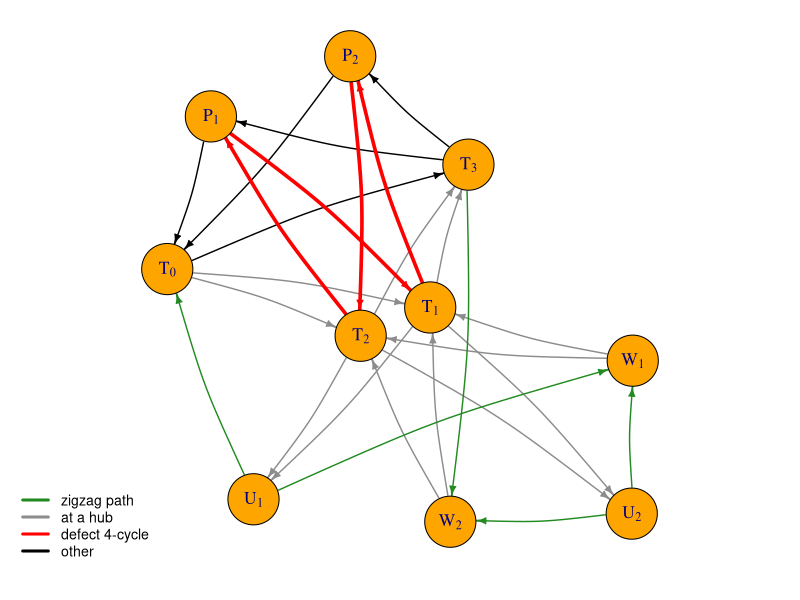
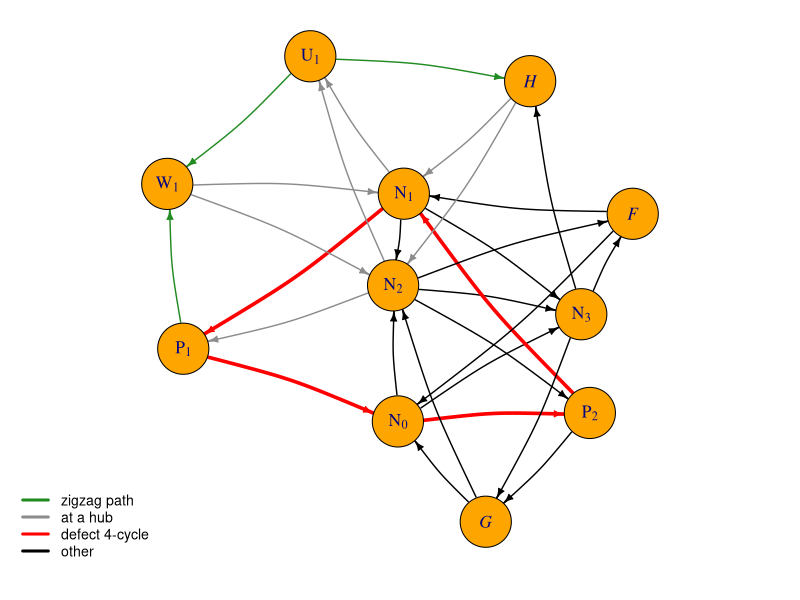

Write the R code that produced these figures, in order.
# Figure fig:family of paper 1 (Section sec:family): the obstacles G_10 and H_11, coloured by the
# arc classes the section defines -- arcs of the zigzag path, arcs at the two hubs, the defect
# 4-cycle, and the other arcs.  Same vertex/arc lists as make_family_and_mhp_figs.R; Kamada-Kawai
# layouts from seeded random starts (seeds 43 and 134), chosen so that no arc passes through a
# vertex other than its ends.  Writes into the directory it is run from.  The arc counts, the
# Eulerian property, the class sizes and that clearance are checked before plotting.
library(igraph)

familyG = function(k) {  # G_n, n = 6 + 2k
  U = paste0("U", 1:k); W = paste0("W", 1:k)
  rbind(
    data.frame(from = "T0", to = c("T1", "T2", "T3"), class = "core"),
    data.frame(from = c("T1", "T2"), to = "T3", class = "core"),
    data.frame(from = c("T3", "P1", "T3", "P2"), to = c("P1", "T0", "P2", "T0"), class = "port"),
    data.frame(from = c("T1", "P2", "T2", "P1"), to = c("P2", "T2", "P1", "T1"), class = "defect"),
    data.frame(from = rep(c("T1", "T2"), each = k), to = rep(U, 2), class = "block"),
    data.frame(from = rep(W, 2), to = rep(c("T1", "T2"), each = k), class = "block"),
    data.frame(from = "U1", to = "W1", class = "zigzag"),
    if (k >= 2) data.frame(from = rep(paste0("U", 2:k), 2),
                           to = c(paste0("W", 1:(k - 1)), paste0("W", 2:k)), class = "zigzag") else NULL,
    data.frame(from = c("U1", "T3"), to = c("T0", W[k]), class = "terminal"))
}
familyH = function(k) {  # H_n, n = 9 + 2k, k >= 1
  U = paste0("U", 1:k); W = paste0("W", 1:k)
  rbind(
    data.frame(from = c("N0", "N0", "N1", "N1", "N2"), to = c("N2", "N3", "N2", "N3", "N3"), class = "core"),
    data.frame(from = c("N2", "N2", "P2"), to = c("P1", "P2", "G"), class = "port"),
    data.frame(from = c("N0", "P2", "N1", "P1"), to = c("P2", "N1", "P1", "N0"), class = "defect"),
    data.frame(from = c("N2", "N3", "F", "F", "N3", "G", "G", "N3", "H", "H"),
               to = c("F", "F", "N0", "N1", "G", "N0", "N2", "H", "N1", "N2"), class = "special"),
    data.frame(from = rep(c("N1", "N2"), each = k), to = rep(U, 2), class = "block"),
    data.frame(from = rep(W, 2), to = rep(c("N1", "N2"), each = k), class = "block"),
    data.frame(from = "P1", to = "W1", class = "zigzag"),
    data.frame(from = U, to = W, class = "zigzag"),
    if (k >= 2) data.frame(from = paste0("U", 1:(k - 1)), to = paste0("W", 2:k), class = "zigzag") else NULL,
    data.frame(from = paste0("U", k), to = "H", class = "zigzag"))
}

# Section classes: path = zigzag arcs (including the two end arcs); hub = every arc between a hub
# and a vertex of the path; defect = the defect 4-cycle (drawn red even where it meets a hub);
# other = the rest.
sectionClasses = function(arcs, hubs, pathVertices) {
  cl = ifelse(arcs$class %in% c("zigzag", "terminal"), "path",
       ifelse(arcs$class == "defect", "defect",
       ifelse((arcs$from %in% hubs & arcs$to %in% pathVertices) |
              (arcs$to %in% hubs & arcs$from %in% pathVertices), "hub", "other")))
  arcs$class = cl
  arcs
}
col4 = c(path = "forestgreen", hub = "gray55", defect = "red", other = "black")

mkLabels = function(vn) parse(text = ifelse(grepl("[0-9]$", vn),
                              paste0(substr(vn, 1, 1), "[", substr(vn, 2, 3), "]"),
                              paste0("italic(", vn, ")")))

# Smallest distance, in plot units (igraph rescales the layout to [-1, 1]), between a vertex centre
# and an arc not incident to it.  A vertex of size 22 has radius 0.11 in these units, so an arc
# closer than that is drawn through the vertex.
vertexRadius = 22 / 200
clearance = function(g, lay) {
  L = norm_coords(lay); E = as_edgelist(g, names = FALSE); best = Inf
  for (e in seq_len(nrow(E))) {
    a = L[E[e, 1], ]; d = L[E[e, 2], ] - a
    for (v in setdiff(seq_len(nrow(L)), E[e, ])) {
      t = max(0, min(1, sum((L[v, ] - a) * d) / sum(d * d)))
      best = min(best, sqrt(sum((L[v, ] - a - t * d)^2)))
    }
  }
  best
}

plotSection = function(arcs, n, fname, seed, nPath, nHub) {
  g = graph_from_data_frame(arcs[, c("from", "to")], directed = TRUE)
  stopifnot(ecount(g) == 3 * n - 4, vcount(g) == n,
            all(degree(g, mode = "in") == degree(g, mode = "out")),
            sum(arcs$class == "path") == nPath, sum(arcs$class == "defect") == 4,
            sum(arcs$class == "hub") == nHub)
  set.seed(seed)
  lay = layout_with_kk(g, coords = matrix(runif(2 * vcount(g)), ncol = 2))
  cl = clearance(g, lay)
  if (cl <= vertexRadius)
    stop(sprintf("%s: an arc passes through a vertex (clearance %.3f <= radius %.3f)", fname, cl, vertexRadius))
  pdf(fname, width = 6.5, height = 6.5)
  par(mar = c(1.6, 0.5, 0.5, 0.5), xpd = NA)
  plot(g, layout = lay, vertex.color = "orange", vertex.label = mkLabels(V(g)$name),
       vertex.label.color = "navy", vertex.label.cex = 1.05, vertex.size = 22,
       edge.color = col4[arcs$class], edge.width = ifelse(arcs$class == "defect", 3.5, 1.4),
       edge.arrow.size = 0.5, edge.curved = 0.08)
  legend("bottomleft", legend = c("zigzag path", "at a hub", "defect 4-cycle", "other"),
         col = col4[c("path", "hub", "defect", "other")], lwd = 3, cex = 0.85, bty = "n")
  dev.off()
  cat(fname, "written\n")
}

k = 2  # G_10: path T0 U1 W1 U2 W2 T3, hubs T1 T2
aG = sectionClasses(familyG(k), c("T1", "T2"), c("T0", "T3", paste0("U", 1:k), paste0("W", 1:k)))
plotSection(aG, 10, "ObstacleG10.pdf", 43, 2 * k + 1, 4 * k + 4)
k = 1  # H_11: path P1 W1 U1 H, hubs N1 N2; the hub arc N1 -> P1 is on the defect 4-cycle
aH = sectionClasses(familyH(k), c("N1", "N2"), c("P1", "H", paste0("U", 1:k), paste0("W", 1:k)))
plotSection(aH, 11, "ObstacleH11.pdf", 134, 2 * k + 1, 4 * k + 4 - 1)
